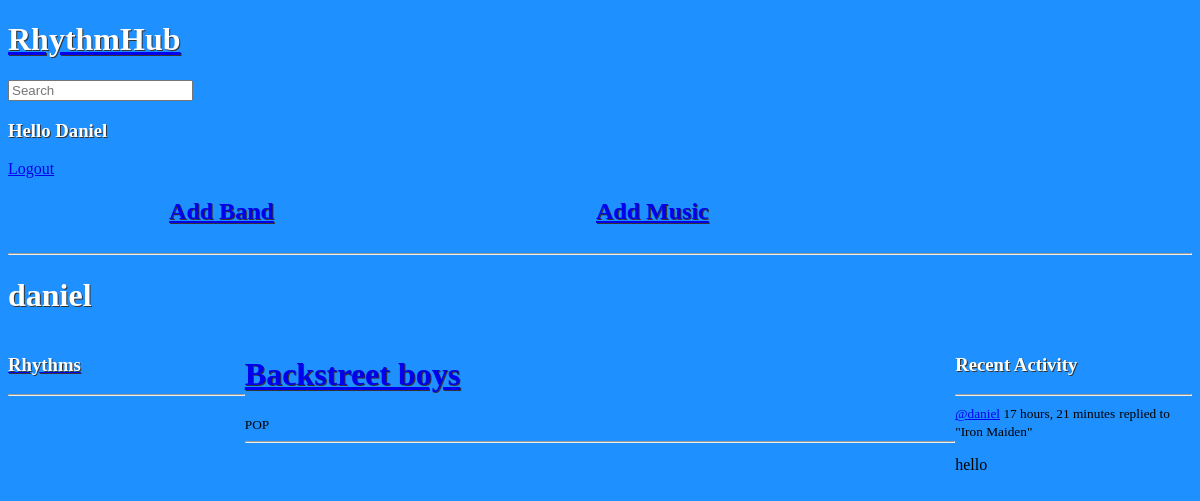
The app's page /profile/2 (signed in) with its own data.
### base/models.py (models this page shows, shortened)
class Band(models.Model):
    host = models.ForeignKey(User, on_delete=models.SET_NULL, null=True)
    rhythm = models.ForeignKey(Rhythm, on_delete=models.SET_NULL, null=True)
    name = models.CharField(max_length=100)
    description = models.TextField(null=True, blank=True)
    participants = models.ManyToManyField(User, related_name='participants', blank=True)
    created = models.DateTimeField(auto_now_add=True)
    class Meta:
        ordering = ['-created']
    def __str__(self):
        return self.name

class Rhythm(models.Model):
    name = models.CharField(max_length=100)

class Message(models.Model):
    user = models.ForeignKey(User, on_delete=models.CASCADE)
    band = models.ForeignKey(Band, on_delete=models.CASCADE)
    body = models.TextField()
    updated = models.DateTimeField(auto_now=True)
    created = models.DateTimeField(auto_now_add=True)
    class Meta:
        ordering = ['-updated', '-created']
    def __str__(self):
        return self.body[0:50]

### base/views.py (the view)
# urls.py: path('profile/<str:pk>', views.userProfile, name='user-profile'),
def userProfile(request,pk):
    user = User.objects.get(id=pk)
    bands = user.band_set.all()
    band_messages = user.message_set.all()
    rhythm = Rhythm.objects.all()
    context = {'user': user, 'bands': bands, 'band_messages': band_messages,
     'rhythm': rhythm}
    return render(request, 'base/profile.html', context)

### base/templates/base/profile.html
{% extends 'main.html' %}
{% block content %}
<h1>{{user.username}}</h1>
<div class="profile-container">
    <div>
        {% include 'base/rhythm_component.html' %}
    </div>
    <div>
        {% include 'base/feed_component.html' %}
    </div>
    <div>
        {% include 'base/activity_component.html' %}
    </div>
</div>
{% endblock content %}

### templates/navbar.html (shortened to what this page needs)
<a href="/">
    <h1>RhythmHub</h1>
</a>
<form method="GET" action="{% url 'home' %}">
<input type="text" name="q" placeholder="Search"/>
</form>
<div>
    {% if request.user.is_authenticated %}
    <h3>Hello {{user.username|title}}</h3>
    <a href="{% url 'logout' %}">Logout</a>
    {% else %}
    <div style="display: grid;">
    <a href="{% url 'login' %}"> Login </a>
    <a href=" {% url 'register' %}">Sign Up</a>
    </div>
    {% endif %}
</div>
<div style="display: flex; justify-content: space-around;" >
    <h2><a href='{% url "create-band" %}'>Add Band</a></h2>
    <h2><a href='{% url "create-music" %}'>Add Music</a></h2>
</div>
<hr>

### base/templates/base/feed_component.html (shortened to what this page needs)
{% for band in bands %}
<div>
    <h1><a href="{% url 'band' band.id %}">{{band.name}}</a></h1>
    <small>{{band.rhythm.name}}</small>
    <hr>
</div>
{% endfor %}

### base/templates/base/activity_component.html (shortened to what this page needs)
<h3>Recent Activity</h3>
<hr>
{% for message in band_messages %}
<div>
    <small><a href="{% url 'user-profile' message.user.id %}">@{{message.user}}</a> {{message.created|timesince}}</small>
    <small>replied to "{{message.band}}"</small>
    <p>{{message}}</p>
</div>
{% endfor %}

### static/styles/main.css (style rules this page uses)
body { background-color: #1e90ff; }
h1, h2, h3 { color: #ffffff; text-shadow: 1px 1px #333; }
.profile-container { display: grid; grid-template-columns: 1fr 3fr 1fr; }

### records on screen
Band: name "Backstreet boys", rhythm.name "POP"
Message: user "daniel", created "17 hours, 21 minutes", band "Iron Maiden", body "hello"

### other values on screen
{{ user.username|title }} "Daniel"
{{ user.username }} "daniel"
